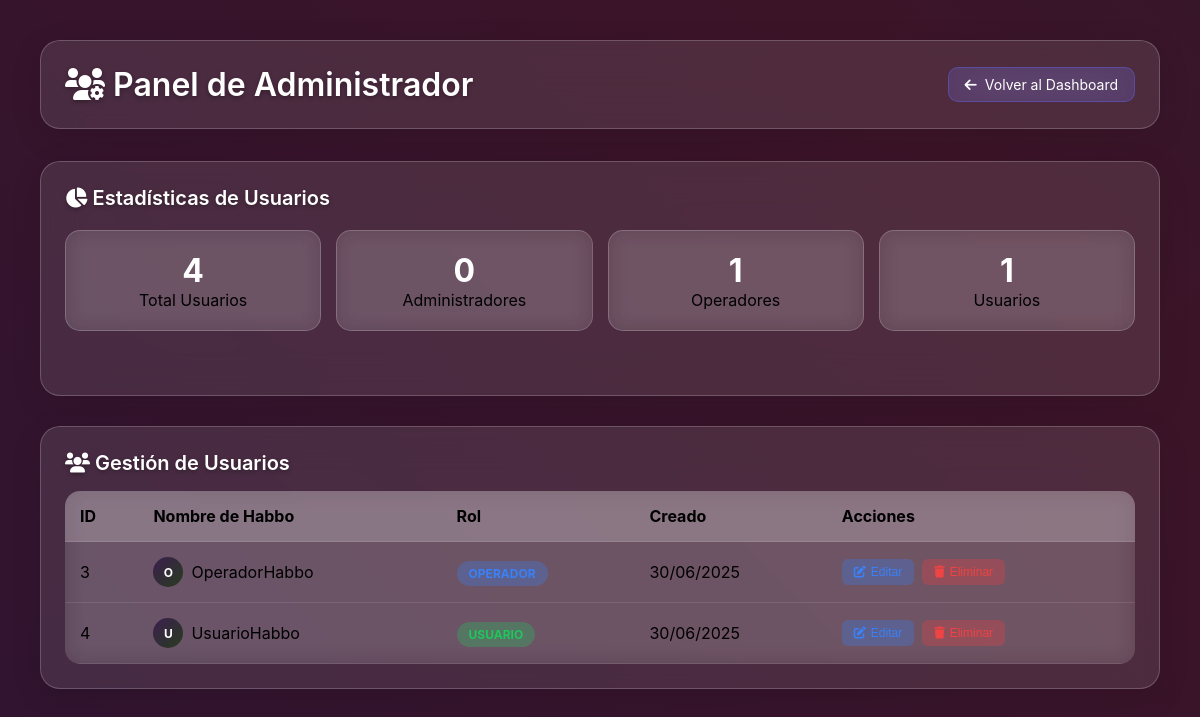
The page /admin-panel.php (signed in) on the database its author committed.
### tables this page shows
CREATE TABLE IF NOT EXISTS users (
    id INT AUTO_INCREMENT PRIMARY KEY,
    username VARCHAR(50) NOT NULL UNIQUE,
    password VARCHAR(255) NOT NULL,
    role ENUM('super_admin', 'administrador', 'operador', 'usuario') DEFAULT 'usuario',
    habbo_username VARCHAR(50) NOT NULL UNIQUE,
    profile_image VARCHAR(255),
    created_at TIMESTAMP DEFAULT CURRENT_TIMESTAMP,
    updated_at TIMESTAMP DEFAULT CURRENT_TIMESTAMP ON UPDATE CURRENT_TIMESTAMP
);

### admin-panel.php (the view, shortened to what this page needs)
<?php
include 'config/database.php';
$stmt = $pdo->prepare("SELECT u.* FROM users u WHERE u.role NOT IN ('desarrollador', 'super_admin') ORDER BY u.role, u.username");
$stmt->execute();
$users = $stmt->fetchAll();
$stmt = $pdo->prepare("SELECT
    COUNT(*) as total_users,
    SUM(CASE WHEN role = 'administrador' THEN 1 ELSE 0 END) as admins,
    SUM(CASE WHEN role = 'operador' THEN 1 ELSE 0 END) as operators,
    SUM(CASE WHEN role = 'usuario' THEN 1 ELSE 0 END) as users
FROM users WHERE role != 'desarrollador'");
$stmt->execute();
$stats = $stmt->fetch();
?>
<!DOCTYPE html>
<html lang="es">
<head>
    <link rel="stylesheet" href="assets/css/styles.css">
    <link rel="stylesheet" href="https://cdnjs.cloudflare.com/ajax/libs/font-awesome/6.0.0/css/all.min.css">
</head>
<body class="dashboard-body">
    <div class="dashboard-container">
        <div class="dashboard-header">
            <div class="header-content">
                <h1 class="dashboard-title">
                    <i class="fas fa-users-cog"></i>
                    Panel de Administrador
                </h1>
                <div class="header-actions">
                    <a href="dashboard.php" class="back-btn">
                        <i class="fas fa-arrow-left"></i>
                        Volver al Dashboard
                    </a>
                </div>
            </div>
        </div>
        <div class="dashboard-card">
            <h3 class="card-title">
                <i class="fas fa-chart-pie"></i>
                Estadísticas de Usuarios
            </h3>
            <div class="stats-grid">
                <div class="stat-card">
                    <div class="stat-number"><?php echo $stats['total_users']; ?></div>
                    <div>Total Usuarios</div>
                </div>
                <div class="stat-card">
                    <div class="stat-number"><?php echo $stats['admins']; ?></div>
                    <div>Administradores</div>
                </div>
                <div class="stat-card">
                    <div class="stat-number"><?php echo $stats['operators']; ?></div>
                    <div>Operadores</div>
                </div>
                <div class="stat-card">
                    <div class="stat-number"><?php echo $stats['users']; ?></div>
                    <div>Usuarios</div>
                </div>
            </div>
        </div>
        <div class="dashboard-card" style="margin-top: 30px;">
            <h3 class="card-title">
                <i class="fas fa-users"></i>
                Gestión de Usuarios
            </h3>
            <div style="overflow-x: auto;">
                <table class="users-table">
                    <thead>
                        <tr>
                            <th>ID</th>
                            <th>Nombre de Habbo</th>
                            <th>Rol</th>
                            <th>Creado</th>
                            <th>Acciones</th>
                        </tr>
                    </thead>
                    <tbody>
                        <?php foreach ($users as $user): ?>
                        <tr>
                            <td><?php echo $user['id']; ?></td>
                            <td>
                                <div style="display: flex; align-items: center; gap: 8px;">
                                    <?php if ($user['profile_image'] && file_exists($user['profile_image'])): ?>
                                        <img src="<?php echo htmlspecialchars($user['profile_image']); ?>"
                                             style="width: 30px; height: 30px; border-radius: 50%; object-fit: cover;">
                                    <?php else: ?>
                                        <div style="width: 30px; height: 30px; border-radius: 50%; background: linear-gradient(135deg, rgb(60, 30, 80), rgb(40, 60, 30)); display: flex; align-items: center; justify-content: center; color: white; font-size: 12px; font-weight: bold;">
                                            <?php echo strtoupper(substr($user['habbo_username'], 0, 1)); ?>
                                        </div>
                                    <?php endif; ?>
                                    <?php echo htmlspecialchars($user['habbo_username']); ?>
                                </div>
                            </td>
                            <td>
                                <span class="role-badge role-<?php echo $user['role']; ?>">
                                    <?php echo ucfirst($user['role']); ?>
                                </span>
                            </td>
                            <td><?php echo date('d/m/Y', strtotime($user['created_at'])); ?></td>
                            <td>
                                <div class="action-buttons">
                                    <button class="btn-small btn-edit" onclick="editUser(<?php echo $user['id']; ?>, '<?php echo $user['role']; ?>')">
                                        <i class="fas fa-edit"></i>
                                        Editar
                                    </button>
                                    <?php if ($user['id'] != $_SESSION['user_id']): ?>
                                    <button class="btn-small btn-delete" onclick="deleteUser(<?php echo $user['id']; ?>, '<?php echo htmlspecialchars($user['username']); ?>')">
                                        <i class="fas fa-trash"></i>
                                    </button>
                                    <?php endif; ?>
                                </div>
                            </td>
                        </tr>
                        <?php endforeach; ?>
                    </tbody>
                </table>
            </div>
        </div>
    </div>
</body>
</html>

### assets/css/styles.css (style rules this page uses)
* { margin: 0; padding: 0; box-sizing: border-box; }
html, body { height: 100vh; width: 100vw; overflow: hidden; font-family: 'Inter', -apple-system, BlinkMacSystemFont, 'Segoe UI', Roboto, sans-serif; }
body { background: linear-gradient(45deg, rgb(30, 20, 60), rgb(60, 20, 40), rgb(20, 40, 60)); background-size: 400% 400%; animation: gradientShift 20s ease infinite; display: flex; justify-content: center; align-items: center; }
.dashboard-body { overflow-y: auto; overflow-x: hidden; align-items: flex-start; background: linear-gradient(45deg, rgb(30, 20, 60), rgb(60, 20, 40), rgb(20, 40, 60)); background-size: 400% 400%; animation: gradientShift 20s ease infinite; }
.dashboard-container { padding: 2.5rem; max-width: 1200px; width: 100%; margin: 0 auto; }
.dashboard-header { background: rgba(255, 255, 255, 0.1); backdrop-filter: blur(20px); border-radius: 20px; border: 1px solid rgba(255, 255, 255, 0.2); box-shadow: 0 8px 32px rgba(0, 0, 0, 0.1); padding: 1.5rem; margin-bottom: 2rem; }
.header-content { display: flex; justify-content: space-between; align-items: center; flex-wrap: wrap; gap: 1rem; }
.dashboard-title { font-size: 2rem; font-weight: 600; color: #FFFFFF; text-shadow: 0 2px 4px rgba(0, 0, 0, 0.3); }
.dashboard-card { background: rgba(255, 255, 255, 0.1); backdrop-filter: blur(20px); border-radius: 20px; border: 1px solid rgba(255, 255, 255, 0.2); box-shadow: 0 8px 32px rgba(0, 0, 0, 0.1); padding: 1.5rem; }
.card-title { font-size: 1.25rem; font-weight: 600; color: #FFFFFF; margin-bottom: 1rem; text-shadow: 0 2px 4px rgba(0, 0, 0, 0.3); }
.back-btn { background: rgba(99, 102, 241, 0.2); border: 1px solid rgba(99, 102, 241, 0.4); color: #FFFFFF; padding: 0.5rem 1rem; border-radius: 10px; text-decoration: none; backdrop-filter: blur(20px); font-size: 0.875rem; display: flex; align-items: center; gap: 0.5rem; }
.stats-grid { display: grid; grid-template-columns: repeat(auto-fit, minmax(250px, 1fr)); gap: 25px; margin-bottom: 30px; }
.stat-card { background: rgba(255, 255, 255, 0.1); backdrop-filter: blur(20px); border-radius: 15px; border: 1px solid rgba(255, 255, 255, 0.2); padding: 20px; text-align: center; margin-bottom: 20px; }

### admin-panel.php (style rules this page uses)
.users-table { width: 100%; border-collapse: collapse; background: rgba(255, 255, 255, 0.1); backdrop-filter: blur(10px); border-radius: 15px; overflow: hidden; }
.users-table th, .users-table td { padding: 15px; text-align: left; border-bottom: 1px solid rgba(255, 255, 255, 0.1); }
.users-table th { background: rgba(255, 255, 255, 0.2); font-weight: bold; }
.role-badge { padding: 5px 12px; border-radius: 20px; font-size: 12px; font-weight: bold; text-transform: uppercase; }
.role-operador { background: rgba(59, 130, 246, 0.3); color: #3b82f6; }
.role-usuario { background: rgba(34, 197, 94, 0.3); color: #22c55e; }
.action-buttons { display: flex; gap: 8px; }
.btn-small { padding: 6px 12px; font-size: 12px; border-radius: 6px; border: none; cursor: pointer; text-decoration: none; display: inline-flex; align-items: center; gap: 5px; }
.btn-edit { background: rgba(59, 130, 246, 0.3); color: #3b82f6; }
.btn-delete { background: rgba(239, 68, 68, 0.3); color: #ef4444; }
.stats-grid { display: grid; grid-template-columns: repeat(auto-fit, minmax(150px, 1fr)); gap: 15px; margin: 20px 0; }
.stat-card { background: rgba(255, 255, 255, 0.1); backdrop-filter: blur(10px); border: 1px solid rgba(255, 255, 255, 0.2); border-radius: 15px; padding: 20px; text-align: center; }
.stat-number { font-size: 2rem; font-weight: bold; color: #fff; }

### rows shown on the page
users: id "3", habbo_username "O", habbo_username "OperadorHabbo", role "OPERADOR", created_at "30/06/2025"
users: id "4", habbo_username "U", habbo_username "UsuarioHabbo", role "USUARIO", created_at "30/06/2025"

### other values the page prints
$stats['total_users'] "4"
$stats['admins'] "0"
$stats['operators'] "1"
$stats['users'] "1"
